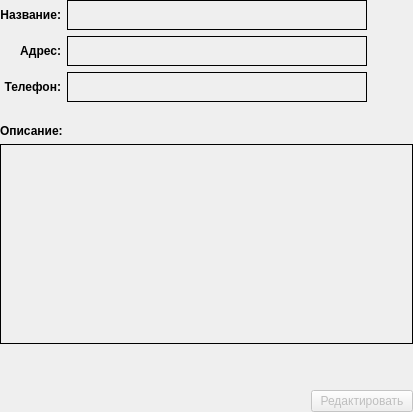
             <widget class="QWidget" name="shopReadPage">
              <layout class="QGridLayout" name="gridLayout_19">
               <property name="leftMargin">
                <number>0</number>
               </property>
               <property name="topMargin">
                <number>0</number>
               </property>
               <property name="rightMargin">
                <number>0</number>
               </property>
               <property name="bottomMargin">
                <number>0</number>
               </property>
               <item row="3" column="3">
                <widget class="QPushButton" name="shopEditButton">
                 <property name="enabled">
                  <bool>false</bool>
                 </property>
                 <property name="minimumSize">
                  <size>
                   <width>97</width>
                   <height>0</height>
                  </size>
                 </property>
                 <property name="text">
                  <string>Редактировать</string>
                 </property>
                </widget>
               </item>
               <item row="3" column="0" colspan="3">
                <spacer name="horizontalSpacer_11">
                 <property name="orientation">
                  <enum>Qt::Horizontal</enum>
                 </property>
                 <property name="sizeHint" stdset="0">
                  <size>
                   <width>40</width>
                   <height>20</height>
                  </size>
                 </property>
                </spacer>
               </item>
               <item row="0" column="0" rowspan="2" colspan="4">
                <layout class="QGridLayout" name="gridLayout_20">
                 <item row="1" column="0">
                  <widget class="QLabel" name="label_43">
                   <property name="font">
                    <font>
                     <weight>75</weight>
                     <bold>true</bold>
                    </font>
                   </property>
                   <property name="text">
                    <string>Адрес:</string>
                   </property>
                   <property name="alignment">
                    <set>Qt::AlignRight|Qt::AlignTrailing|Qt::AlignVCenter</set>
                   </property>
                  </widget>
                 </item>
                 <item row="0" column="0">
                  <widget class="QLabel" name="label_39">
                   <property name="minimumSize">
                    <size>
                     <width>0</width>
                     <height>0</height>
                    </size>
                   </property>
                   <property name="font">
                    <font>
                     <weight>75</weight>
                     <bold>true</bold>
                    </font>
                   </property>
                   <property name="text">
                    <string>Название:</string>
                   </property>
                   <property name="alignment">
                    <set>Qt::AlignRight|Qt::AlignTrailing|Qt::AlignVCenter</set>
                   </property>
                  </widget>
                 </item>
                 <item row="2" column="0">
                  <widget class="QLabel" name="label_44">
                   <property name="font">
                    <font>
                     <weight>75</weight>
                     <bold>true</bold>
                    </font>
                   </property>
                   <property name="text">
                    <string>Телефон:</string>
                   </property>
                   <property name="alignment">
                    <set>Qt::AlignRight|Qt::AlignTrailing|Qt::AlignVCenter</set>
                   </property>
                  </widget>
                 </item>
                 <item row="2" column="1" colspan="2">
                  <widget class="QLabel" name="shopPhoneLabel">
                   <property name="minimumSize">
                    <size>
                     <width>300</width>
                     <height>30</height>
                    </size>
                   </property>
                   <property name="styleSheet">
                    <string notr="true">border: 1px solid;</string>
                   </property>
                   <property name="text">
                    <string/>
                   </property>
                  </widget>
                 </item>
                 <item row="1" column="1" colspan="2">
                  <widget class="QLabel" name="shopAddressLabel">
                   <property name="minimumSize">
                    <size>
                     <width>300</width>
                     <height>30</height>
                    </size>
                   </property>
                   <property name="styleSheet">
                    <string notr="true">border: 1px solid;</string>
                   </property>
                   <property name="text">
                    <string/>
                   </property>
                  </widget>
                 </item>
                 <item row="0" column="1" colspan="2">
                  <widget class="QLabel" name="shopNameLabel">
                   <property name="minimumSize">
                    <size>
                     <width>300</width>
                     <height>30</height>
                    </size>
                   </property>
                   <property name="maximumSize">
                    <size>
                     <width>16777215</width>
                     <height>16777215</height>
                    </size>
                   </property>
                   <property name="styleSheet">
                    <string notr="true">border: 1px solid;</string>
                   </property>
                   <property name="text">
                    <string/>
                   </property>
                  </widget>
                 </item>
                 <item row="4" column="0" colspan="4">
                  <widget class="QLabel" name="shopDescriptionLabel">
                   <property name="minimumSize">
                    <size>
                     <width>0</width>
                     <height>200</height>
                    </size>
                   </property>
                   <property name="styleSheet">
                    <string notr="true">border: 1px solid;</string>
                   </property>
                   <property name="text">
                    <string/>
                   </property>
                   <property name="alignment">
                    <set>Qt::AlignLeading|Qt::AlignLeft|Qt::AlignTop</set>
                   </property>
                   <property name="wordWrap">
                    <bool>true</bool>
                   </property>
                  </widget>
                 </item>
                 <item row="3" column="0" colspan="4">
                  <widget class="QLabel" name="label_40">
                   <property name="minimumSize">
                    <size>
                     <width>0</width>
                     <height>30</height>
                    </size>
                   </property>
                   <property name="maximumSize">
                    <size>
                     <width>16777215</width>
                     <height>30</height>
                    </size>
                   </property>
                   <property name="font">
                    <font>
                     <weight>75</weight>
                     <bold>true</bold>
                    </font>
                   </property>
                   <property name="text">
                    <string>Описание:</string>
                   </property>
                   <property name="alignment">
                    <set>Qt::AlignBottom|Qt::AlignLeading|Qt::AlignLeft</set>
                   </property>
                  </widget>
                 </item>
                 <item row="0" column="3" rowspan="3">
                  <spacer name="horizontalSpacer_4">
                   <property name="orientation">
                    <enum>Qt::Horizontal</enum>
                   </property>
                   <property name="sizeHint" stdset="0">
                    <size>
                     <width>40</width>
                     <height>20</height>
                    </size>
                   </property>
                  </spacer>
                 </item>
                </layout>
               </item>
               <item row="2" column="0" colspan="4">
                <spacer name="verticalSpacer_5">
                 <property name="orientation">
                  <enum>Qt::Vertical</enum>
                 </property>
                 <property name="sizeHint" stdset="0">
                  <size>
                   <width>20</width>
                   <height>40</height>
                  </size>
                 </property>
                </spacer>
               </item>
              </layout>
             </widget>
